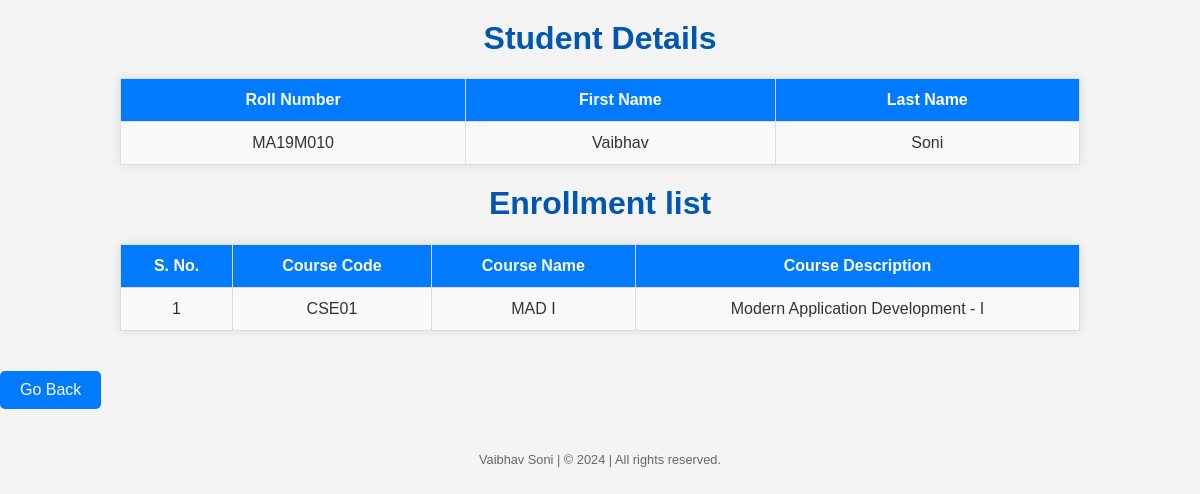
Page /student/21 on the committed database.
### app.py (models this page shows)
class Student(db.Model):
    __tablename__='student'
    student_id = db.Column(db.Integer, primary_key=True, autoincrement = True)
    roll_number = db.Column(db.String, unique=True, nullable=False)
    first_name = db.Column(db.String, nullable=False)
    last_name = db.Column(db.String)

class course(db.Model):
    __tablename__='course'
    course_id = db.Column(db.Integer, primary_key=True, autoincrement = True)
    course_code = db.Column(db.String, unique=True, nullable=False)
    course_name = db.Column(db.String, nullable=False)
    course_description = db.Column(db.String)

### app.py (the view)
@app.route("/student/<int:student_id>", methods=["GET"])
def viewer(student_id):
    stu = Student.query.filter_by(student_id=student_id).first()
    en = Enrollments.query.filter_by(student_id=student_id)
    enroll = []
    for i in en:
        cour = course.query.filter_by(course_id=i.course_id).first()
        enroll.append({"code":cour.course_code,"name":cour.course_name,"desc":cour.course_description})
    return render_template("view.html",student=stu,enroll=enroll)

### templates/view.html (shortened to what this page needs)
<!DOCTYPE html>
<html lang="en">
<head>
    <link rel="stylesheet" href="{{ url_for('static', filename='css/style.css') }}">
</head>
<body>
    <h1 style="text-align: center;">Student Details</h1>
    <table id = "personal-details">
        <tr>
            <th>Roll Number</th>
            <th>First Name</th>
            <th>Last Name</th>
        </tr>
        <tr>
            <td>{{ student.roll_number }}</td>
            <td>{{ student.first_name }}</td>
            <td>{{ student.last_name }}</td>
        </tr>
    </table>
    <h1 style="text-align: center;">Enrollment list</h1>
    <table id = "enroll-table">
        <tr>
            <th>S. No.</th>
            <th>Course Code</th>
            <th>Course Name</th>
            <th>Course Description</th>
        </tr>
        {% for i in enroll %}
            <tr>
                <td>{{ loop.index }}</td>
                <td>{{ i["code"] }}</td>
                <td>{{ i["name"] }}</td>
                <td>{{ i["desc"] }}</td>
            </tr>
        {% endfor %}
    </table>
    <a href="/" type="button">Go Back</a>
    <footer>
        <p>Vaibhav Soni | &copy; 2024 | All rights reserved.</p>
    </footer>
</body>
</html>

### static/css/style.css (style rules this page uses)
body { font-family: 'Arial', sans-serif; background-color: #f4f4f4; margin: 0; padding: 0; color: #333; }
h1 { text-align: center; color: #0056b3; margin-top: 20px; }
a[type="button"] { display: inline-block; padding: 10px 20px; margin: 20px auto; text-align: center; color: #fff; background-color: #007bff; border: none; border-radius: 5px; text-decoration: none; font-size: 16px; }
table { width: 80%; margin: 20px auto; border-collapse: collapse; box-shadow: 0 0 10px rgba(0, 0, 0, 0.1); }
table th, table td { padding: 12px; border: 1px solid #ddd; text-align: center; }
table th { background-color: #007bff; color: #fff; }
table tr:nth-child(even) { background-color: #f9f9f9; }
p { text-align: center; color: #666; }
footer { text-align: center; padding: 10px; font-size: 0.8em; color: rgb(41, 39, 39); }

### rows in the picture
Student: roll_number "MA19M010", first_name "Vaibhav", last_name "Soni"
course: code "CSE01", name "MAD I", desc "Modern Application Development - I"
